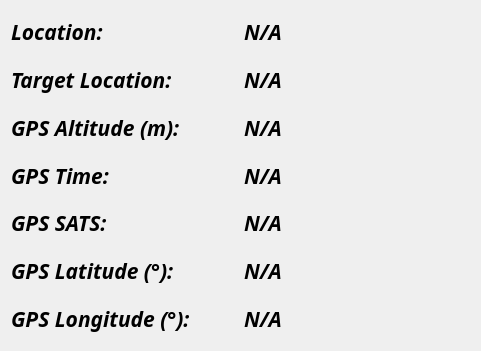
   <widget class="QWidget" name="telemetry_container_9" native="true">
    <property name="geometry">
     <rect>
      <x>290</x>
      <y>630</y>
      <width>481</width>
      <height>351</height>
     </rect>
    </property>
    <property name="sizePolicy">
     <sizepolicy hsizetype="Expanding" vsizetype="Expanding">
      <horstretch>1</horstretch>
      <verstretch>1</verstretch>
     </sizepolicy>
    </property>
    <property name="font">
     <font>
      <family>Noto Sans</family>
      <pointsize>16</pointsize>
      <italic>true</italic>
     </font>
    </property>
    <property name="styleSheet">
     <string notr="true"/>
    </property>
    <layout class="QGridLayout" name="gridLayout_14">
     <item row="0" column="0">
      <layout class="QVBoxLayout" name="simulation_panel_6" stretch="0">
       <property name="sizeConstraint">
        <enum>QLayout::SetMinimumSize</enum>
       </property>
       <item>
        <layout class="QHBoxLayout" name="horizontalLayout_16" stretch="0,0">
         <item>
          <layout class="QVBoxLayout" name="verticalLayout_23">
           <item>
            <widget class="QLabel" name="location">
             <property name="font">
              <font>
               <family>Noto Sans</family>
               <pointsize>16</pointsize>
               <weight>75</weight>
               <italic>true</italic>
               <bold>true</bold>
              </font>
             </property>
             <property name="text">
              <string>Location:</string>
             </property>
            </widget>
           </item>
           <item>
            <widget class="QLabel" name="target_location">
             <property name="font">
              <font>
               <family>Noto Sans</family>
               <pointsize>16</pointsize>
               <weight>75</weight>
               <italic>true</italic>
               <bold>true</bold>
              </font>
             </property>
             <property name="text">
              <string>Target Location:</string>
             </property>
            </widget>
           </item>
           <item>
            <widget class="QLabel" name="gps_alt_label">
             <property name="font">
              <font>
               <family>Noto Sans</family>
               <pointsize>16</pointsize>
               <weight>75</weight>
               <italic>true</italic>
               <bold>true</bold>
              </font>
             </property>
             <property name="text">
              <string>GPS Altitude (m):</string>
             </property>
            </widget>
           </item>
           <item>
            <widget class="QLabel" name="gps_time_label">
             <property name="font">
              <font>
               <family>Noto Sans</family>
               <pointsize>16</pointsize>
               <weight>75</weight>
               <italic>true</italic>
               <bold>true</bold>
              </font>
             </property>
             <property name="styleSheet">
              <string notr="true">border: none;</string>
             </property>
             <property name="text">
              <string>GPS Time:</string>
             </property>
            </widget>
           </item>
           <item>
            <widget class="QLabel" name="gps_sats_label">
             <property name="font">
              <font>
               <family>Noto Sans</family>
               <pointsize>16</pointsize>
               <weight>75</weight>
               <italic>true</italic>
               <bold>true</bold>
              </font>
             </property>
             <property name="styleSheet">
              <string notr="true">border: none;</string>
             </property>
             <property name="text">
              <string>GPS SATS:</string>
             </property>
            </widget>
           </item>
           <item>
            <widget class="QLabel" name="gps_lat_label">
             <property name="font">
              <font>
               <family>Noto Sans</family>
               <pointsize>16</pointsize>
               <weight>75</weight>
               <italic>true</italic>
               <bold>true</bold>
              </font>
             </property>
             <property name="styleSheet">
              <string notr="true">border: none;</string>
             </property>
             <property name="text">
              <string>GPS Latitude (°):</string>
             </property>
            </widget>
           </item>
           <item>
            <widget class="QLabel" name="gps_long_label">
             <property name="font">
              <font>
               <family>Noto Sans</family>
               <pointsize>16</pointsize>
               <weight>75</weight>
               <italic>true</italic>
               <bold>true</bold>
              </font>
             </property>
             <property name="styleSheet">
              <string notr="true">border: none;</string>
             </property>
             <property name="text">
              <string>GPS Longitude (°):</string>
             </property>
            </widget>
           </item>
          </layout>
         </item>
         <item>
          <layout class="QVBoxLayout" name="state_fields_6">
           <item>
            <widget class="QLabel" name="LOCATION">
             <property name="font">
              <font>
               <family>Noto Sans</family>
               <pointsize>16</pointsize>
               <weight>75</weight>
               <italic>true</italic>
               <bold>true</bold>
              </font>
             </property>
             <property name="text">
              <string>N/A</string>
             </property>
            </widget>
           </item>
           <item>
            <widget class="QLabel" name="TARGET_LOCATION">
             <property name="font">
              <font>
               <family>Noto Sans</family>
               <pointsize>16</pointsize>
               <weight>75</weight>
               <italic>true</italic>
               <bold>true</bold>
              </font>
             </property>
             <property name="text">
              <string>N/A</string>
             </property>
            </widget>
           </item>
           <item>
            <widget class="QLabel" name="GPS_ALTITUDE">
             <property name="font">
              <font>
               <family>Noto Sans</family>
               <pointsize>16</pointsize>
               <weight>75</weight>
               <italic>true</italic>
               <bold>true</bold>
              </font>
             </property>
             <property name="text">
              <string>N/A</string>
             </property>
            </widget>
           </item>
           <item>
            <widget class="QLabel" name="GPS_TIME">
             <property name="font">
              <font>
               <family>Noto Sans</family>
               <pointsize>16</pointsize>
               <weight>75</weight>
               <italic>true</italic>
               <bold>true</bold>
              </font>
             </property>
             <property name="text">
              <string>N/A</string>
             </property>
            </widget>
           </item>
           <item>
            <widget class="QLabel" name="GPS_LATITUDE">
             <property name="font">
              <font>
               <family>Noto Sans</family>
               <pointsize>16</pointsize>
               <weight>75</weight>
               <italic>true</italic>
               <bold>true</bold>
              </font>
             </property>
             <property name="text">
              <string>N/A</string>
             </property>
            </widget>
           </item>
           <item>
            <widget class="QLabel" name="GPS_LONGITUDE">
             <property name="font">
              <font>
               <family>Noto Sans</family>
               <pointsize>16</pointsize>
               <weight>75</weight>
               <italic>true</italic>
               <bold>true</bold>
              </font>
             </property>
             <property name="text">
              <string>N/A</string>
             </property>
            </widget>
           </item>
           <item>
            <widget class="QLabel" name="GPS_SATS">
             <property name="font">
              <font>
               <family>Noto Sans</family>
               <pointsize>16</pointsize>
               <weight>75</weight>
               <italic>true</italic>
               <bold>true</bold>
              </font>
             </property>
             <property name="text">
              <string>N/A</string>
             </property>
            </widget>
           </item>
          </layout>
         </item>
        </layout>
       </item>
      </layout>
     </item>
    </layout>
   </widget>
